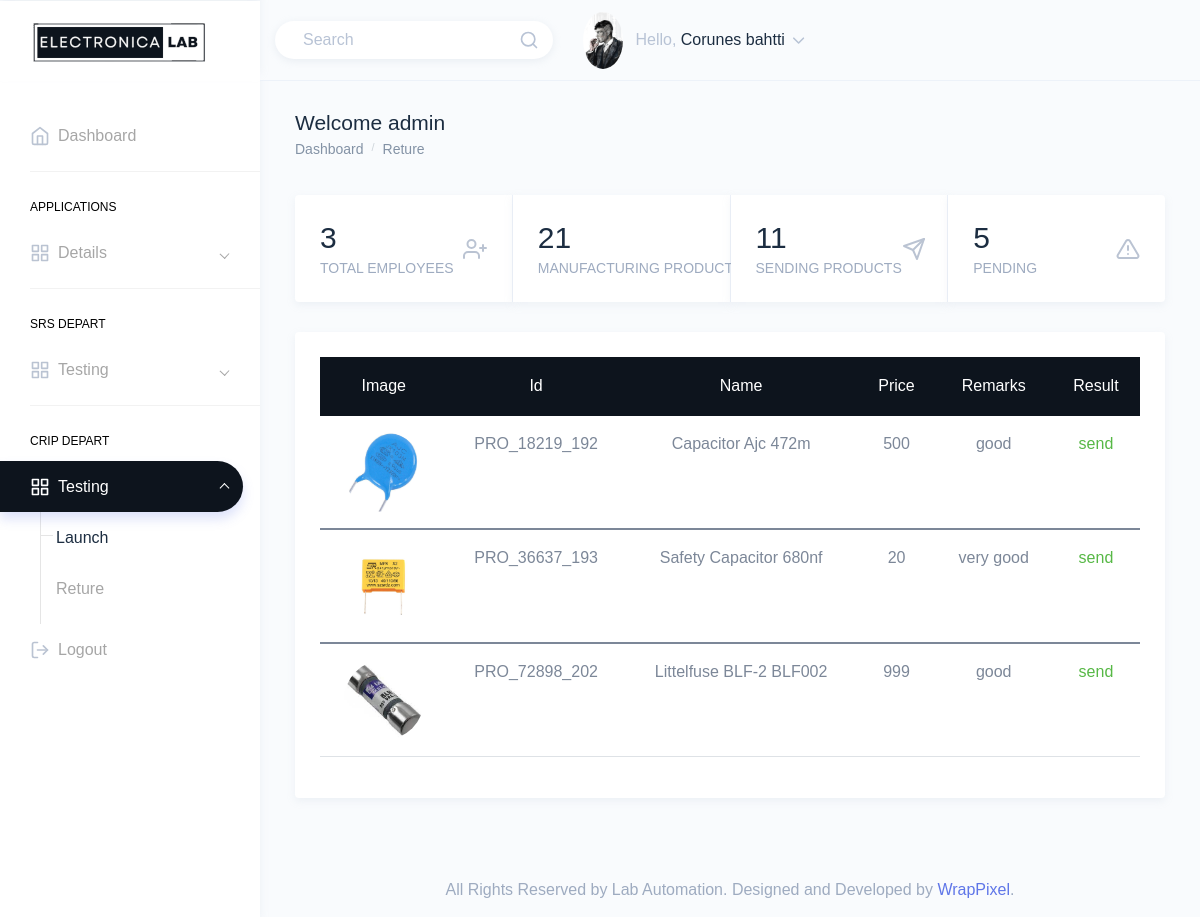
The page /launch.php (signed in) on the database its author committed.
### tables this page shows
CREATE TABLE `users` (
  `id` int(11) NOT NULL,
  `full_name` varchar(50) NOT NULL,
  `email` varchar(100) NOT NULL,
  `password` varchar(255) NOT NULL,
  `status` varchar(255) DEFAULT NULL,
  `role_type` varchar(255) NOT NULL,
  `photo` varchar(255) NOT NULL
);

CREATE TABLE `criptbl` (
  `crip_id` int(11) NOT NULL,
  `product_id` varchar(255) NOT NULL,
  `crip_remarks` varchar(255) NOT NULL,
  `crip_result` varchar(255) NOT NULL DEFAULT 'Default'
);

CREATE TABLE `product` (
  `id` int(11) NOT NULL,
  `product_id` varchar(255) NOT NULL,
  `p_name` varchar(50) NOT NULL,
  `p_price` int(11) NOT NULL,
  `p_desc` varchar(50) NOT NULL,
  `p_img` varchar(255) NOT NULL,
  `status` varchar(255) DEFAULT 'Default'
);

### launch.php (the view, shortened to what this page needs)
<?php
include './config/Conn.php';
?>
<!DOCTYPE html>
<html  lang="en">
<head>
    <link href="https://cdn.jsdelivr.net/npm/bootstrap@5.1.3/dist/css/bootstrap.min.css" rel="stylesheet">
    <link href="assets/extra-libs/c3/c3.min.css" rel="stylesheet">
    <link href="assets/libs/chartist/dist/chartist.min.css" rel="stylesheet">
    <link href="assets/extra-libs/jvector/jquery-jvectormap-2.0.2.css" rel="stylesheet" />
    <link href="dist/css/style.min.css" rel="stylesheet">
    <link rel="stylesheet" href="https://cdnjs.cloudflare.com/ajax/libs/font-awesome/6.1.1/css/all.min.css" />
</head>
<body>
    <div id="main-wrapper" data-theme="light" data-layout="vertical" data-navbarbg="skin6" data-sidebartype="full"
        data-sidebar-position="fixed" data-header-position="fixed" data-boxed-layout="full">
        <header class="topbar" data-navbarbg="skin6">
            <nav class="navbar top-navbar navbar-expand-md">
                <div class="navbar-header" data-logobg="skin6">
                    <div class="navbar-brand">
                        <a href="admin.php">
                            <span class="logo-text">
                                <img src="assets/images/logo.png" alt="homepage" class="dark-logo" />
                            </span>
                        </a>
                    </div>
                </div>
                <div class="navbar-collapse collapse" id="navbarSupportedContent">
                    <ul class="navbar-nav float-right">
                        <li class="nav-item d-none d-md-block">
                            <a class="nav-link" href="javascript:void(0)">
                                <form>
                                    <div class="customize-input">
                                        <input class="form-control custom-shadow custom-radius border-0 bg-white"
                                            type="search" placeholder="Search" aria-label="Search">
                                        <i class="form-control-icon" data-feather="search"></i>
                                    </div>
                                </form>
                            </a>
                        </li>
                        <?php
            $sql = "SELECT * FROM users WHERE id='{$_SESSION["empid"]}'";
            $result = mysqli_query($conn, $sql);
            if (mysqli_num_rows($result) > 0) {
             while ($row = mysqli_fetch_assoc($result)) {
           ?>
                        <li class="nav-item dropdown" style="float: right;">
                            <a class="nav-link dropdown-toggle" href="javascript:void(0)" data-toggle="dropdown"
                                aria-haspopup="true" aria-expanded="false">
                                <img src="<?php echo $row["photo"]; ?>" alt="profile" class="rounded-circle"
                                    width="40">
                                <span class="ml-2 d-none d-lg-inline-block"><span>Hello,</span> <span
                                        class="text-dark"><?php echo $row["full_name"]; ?></span> <i data-feather="chevron-down"
                                        class="svg-icon"></i></span>
                            </a>
                            <?php
                   }
                }
               ?>
                        </li>
                    </ul>
                </div>
            </nav>
        </header>
        <aside class="left-sidebar" data-sidebarbg="skin6">
            <div class="scroll-sidebar" data-sidebarbg="skin6">
                <nav class="sidebar-nav">
                    <ul id="sidebarnav">
                    <li class="sidebar-item"> <a class="sidebar-link sidebar-link" href="admin.php"
                                aria-expanded="false"><i data-feather="home" class="feather-icon"></i><span
                                    class="hide-menu">Dashboard</span></a></li>
                        <li class="list-divider"></li>
                        <li class="nav-small-cap"><span class="hide-menu">Applications</span></li>
                        <li class="sidebar-item"> <a class="sidebar-link has-arrow" href="javascript:void(0)"
                                aria-expanded="false"><i data-feather="grid" class="feather-icon"></i><span
                                    class="hide-menu">Details</span></a>
                        </li>
                        <li class="list-divider"></li>
                        <li class="nav-small-cap"><span class="hide-menu">SRS Depart</span></li>
                        <li class="sidebar-item"> <a class="sidebar-link has-arrow" href="javascript:void(0)"
                                aria-expanded="false"><i data-feather="grid" class="feather-icon"></i><span
                                    class="hide-menu">Testing</span></a>
                        </li>
                        <li class="list-divider"></li>
                        <li class="nav-small-cap"><span class="hide-menu">CRIP Depart</span></li>
                        <li class="sidebar-item"> <a class="sidebar-link has-arrow" href="javascript:void(0)"
                                aria-expanded="false"><i data-feather="grid" class="feather-icon"></i><span
                                    class="hide-menu">Testing</span></a>
                            <ul aria-expanded="false" class="collapse  first-level base-level-line">
                                <li class="sidebar-item"><a href="launch.php" class="sidebar-link"><span
                                            class="hide-menu"> Launch
                                        </span></a>
                                </li>
                                <li class="sidebar-item"><a href="reture.php" class="sidebar-link"><span
                                            class="hide-menu"> Reture
                                        </span></a>
                                </li>
                            </ul>
                        </li>
                        <li class="sidebar-item"> <a class="sidebar-link sidebar-link" href="logout.php"
                                aria-expanded="false"><i data-feather="log-out" class="feather-icon"></i><span
                                    class="hide-menu">Logout</span></a></li>
                    </ul>
                </nav>
            </div>
        </aside>
        <div class="page-wrapper">
            <div class="page-breadcrumb">
                <div class="row">
                    <div class="col-7 align-self-center">
                        <h3 class="page-title text-truncate text-dark font-weight-medium mb-1">Welcome <?= $_SESSION['role']?></h3>
                        <div class="d-flex align-items-center">
                            <nav aria-label="breadcrumb">
                                <ol class="breadcrumb m-0 p-0">
                                <li class="breadcrumb-item"><a href="admin.php">Dashboard</a>
                                    </li>
                                    <li class="breadcrumb-item"><a href="reture.php">Reture</a>
                                    </li>
                                </ol>
                            </nav>
                        </div>
                    </div>
                </div>
            </div>
            <div class="container-fluid">
                <div class="card-group">
                    <div class="card border-right">
                        <div class="card-body">
                            <?php
                            $countquery = "SELECT * FROM users";
                            $queryrun = mysqli_query($conn,$countquery);
                            if ($totalcount = mysqli_num_rows($queryrun)) {
                            }else{
                                echo '<h3 class="mb-0" >No Data</h3>';
                            }
                            ?>
                            <div class="d-flex d-lg-flex d-md-block align-items-center">
                                <div>
                                    <div class="d-inline-flex align-items-center">
                                        <h2 class="text-dark mb-1 font-weight-medium"><?php echo $totalcount?></h2>
                                    </div>
                                    <h6 class="text-muted font-weight-normal mb-0 w-100 text-truncate">TOTAL EMPLOYEES</h6>
                                </div>
                                <div class="ml-auto mt-md-3 mt-lg-0">
                                    <span class="opacity-7 text-muted"><i data-feather="user-plus"></i></span>
                                </div>
                            </div>
                        </div>
                    </div>
                    <div class="card border-right">
                        <div class="card-body">
                        <?php
                            $countproduct = "SELECT * FROM product";
                            $queryrun1 = mysqli_query($conn,$countproduct);
                            if ($totalproduct = mysqli_num_rows($queryrun1)) {
                            }else{
                                echo '<h3 class="mb-0" >No Data</h3>';
                            }
                            ?>
                            <div class="d-flex d-lg-flex d-md-block align-items-center">
                                <div>
                                    <h2 class="text-dark mb-1 w-100 text-truncate font-weight-medium">
                                            <?php echo $totalproduct?></h2>
                                    <h6 class="text-muted font-weight-normal mb-0 w-100 text-truncate">MANUFACTURING PRODUCTS
                                    </h6>
                                </div>
                                <div class="ml-auto mt-md-3 mt-lg-0">
                                    <span class="opacity-7 text-muted"><i data-feather="edit-3"></i></span>
                                </div>
                            </div>
                        </div>
                    </div>
                    <div class="card border-right">
                        <div class="card-body">
                        <?php
                            $countsend = "SELECT * FROM product where status = 'sending'";
                            $queryrun2 = mysqli_query($conn,$countsend);
                            if ($totalsend = mysqli_num_rows($queryrun2)) {
                            }else{
                                echo '<h3 class="mb-0" >No Data</h3>';
                            }
                            ?>
                            <div class="d-flex d-lg-flex d-md-block align-items-center">
                                <div>
                                    <div class="d-inline-flex align-items-center">
                                        <h2 class="text-dark mb-1 font-weight-medium"><?php echo $totalsend?></h2>
                                    </div>
                                    <h6 class="text-muted font-weight-normal mb-0 w-100 text-truncate">SENDING PRODUCTS</h6>
                                </div>
                                <div class="ml-auto mt-md-3 mt-lg-0">
                                    <span class="opacity-7 text-muted"><i data-feather="send"></i></span>
                                </div>
                            </div>
                        </div>
                    </div>
                    <div class="card">
                        <div class="card-body">
                        <?php
                            $countpend = "SELECT * FROM product where status = 'pending'";
                            $queryrun3 = mysqli_query($conn,$countpend);
                            if ($totalpend = mysqli_num_rows($queryrun3)) {
                            }else{
                                echo '<h3 class="mb-0" >No Data</h3>';
                            }
                            ?>
                            <div class="d-flex d-lg-flex d-md-block align-items-center">
                                <div>
                                    <h2 class="text-dark mb-1 font-weight-medium"><?php echo $totalpend?></h2>
                                    <h6 class="text-muted font-weight-normal mb-0 w-100 text-truncate">PENDING</h6>
                                </div>
                                <div class="ml-auto mt-md-3 mt-lg-0">
                                    <span class="opacity-7 text-muted"><i data-feather="alert-triangle"></i></span>
                                </div>
                            </div>
                        </div>
                    </div>
                </div>
                <div class="row">
                    <div class="col-12">
                        <div class="card">
                            <div class="card-body">
                                <div class="table-responsive">
                                <table  class="table table-hover" >
          <thead class="thead-dark">
            <tr>
            <th class="text-center">Image</th>
            <th class="text-center">Id</th>
            <th class="text-center">Name</th>
            <th class="text-center">Price</th>
            <th class="text-center">Remarks</th>
            <th class="text-center">Result</th>
            </tr>
          </thead>
          <?php
$sql = "SELECT * FROM criptbl INNER JOIN srstbl on criptbl.product_id=srstbl.product_id INNER JOIN product on srstbl.product_id=product.product_id WHERE crip_result = 'send'";
if($result = mysqli_query($conn, $sql)){
  if(mysqli_num_rows($result) > 0){
    while($row = mysqli_fetch_array($result)){
          ?>
          <tbody>
            <tr>
            <td  class="text-center"><?php echo '<img src = "upload/'.$row['p_img'].'" height="80px;" width="80px;" class="rounded-circle">'?> </td>
              <td class="text-center"><?php echo $row['product_id'];?></td>
              <td class="text-center"><?php echo $row['p_name'];?></td>
              <td class="text-center"><?php echo $row['p_price'];?></td>
              <td class="text-center"><?php echo $row['crip_remarks'];?></td>
              <td class="text-center color"><?php echo $row['crip_result'];?></td>
            </tr>
          </tbody>
<?php
}
  }
}
?>
          </table>
                                </div>
                            </div>
                        </div>
                    </div>
                </div>
            </div>
            <footer class="footer text-center text-muted">
                All Rights Reserved by Lab Automation. Designed and Developed by <a
                    href="https://wrappixel.com/">WrapPixel</a>.
            </footer>
        </div>
    </div>
</body>
</html>

### launch.php (style rules this page uses)
.sidebar-nav #sidebarnav .sidebar-item.selected>.sidebar-link,.sidebar-link:hover { border-radius: 0 60px 60px 0; color: #fff!important; background: #0d141d; box-shadow: 0 7px 12px 0 rgba(95,118,232,.21); opacity: 1 }
.table .thead-dark th { color: #fff; background-color: #0d141d; border-color: #0d141d; }
.color { color: #57b846; }

### rows shown on the page
users: photo (picture), full_name "Corunes bahtti"
criptbl: product.p_img (picture), product.product_id "PRO_18219_192", product.p_name "Capacitor Ajc 472m", product.p_price "500", crip_remarks "good", crip_result "send"
criptbl: product.p_img (picture), product.product_id "PRO_36637_193", product.p_name "Safety Capacitor 680nf", product.p_price "20", crip_remarks "very good", crip_result "send"
criptbl: product.p_img (picture), product.product_id "PRO_72898_202", product.p_name "Littelfuse BLF-2 BLF002", product.p_price "999", crip_remarks "good", crip_result "send"

### other values the page prints
$_SESSION['role'] "admin"
$totalcount "3"
$totalproduct "21"
$totalsend "11"
$totalpend "5"
